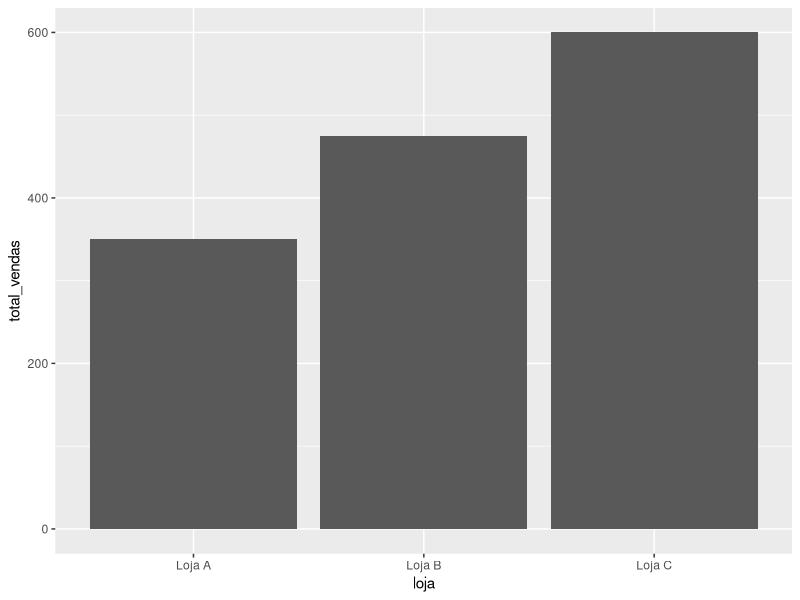
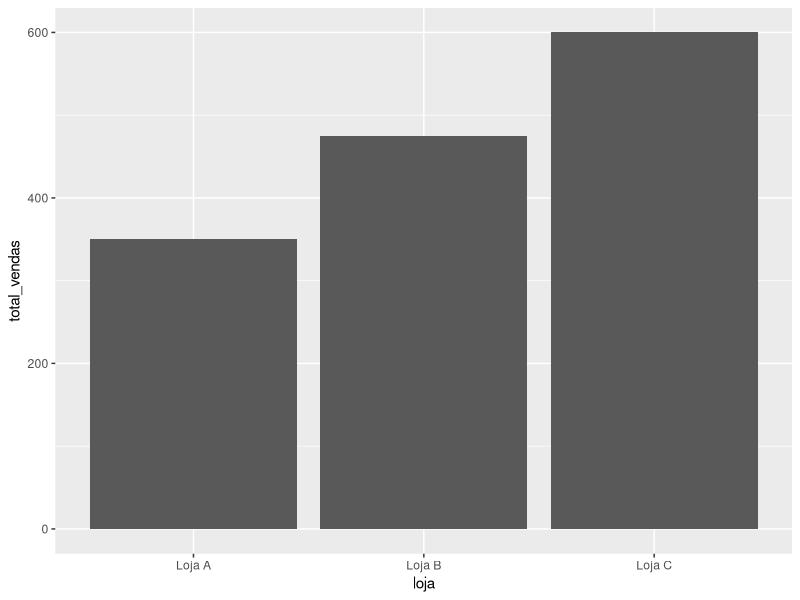
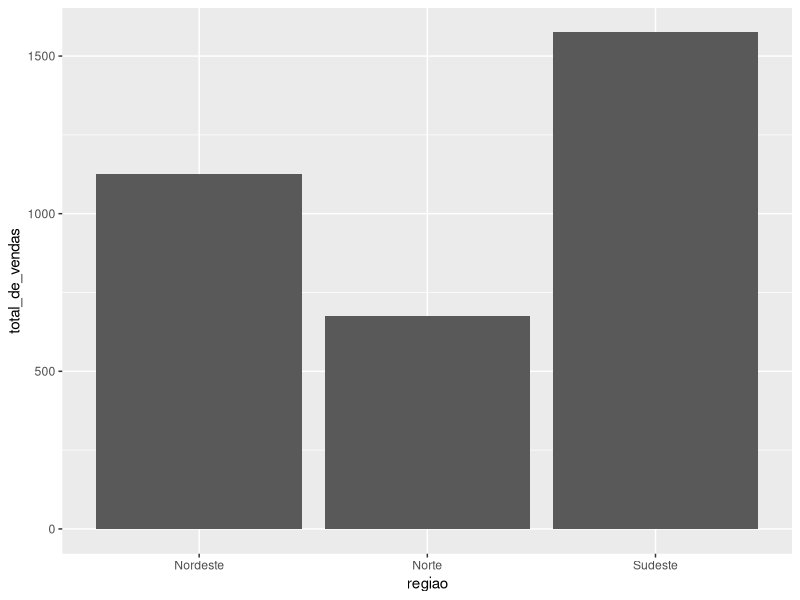

Here is the R script that generated these plots, in order:
# Remodelagem de Dados com tidyr

# Exercícios


# Configurando o diretório de trabalho
setwd("C:/Users/Julia/Desktop/CienciaDeDados/1.Big-Data-Analytics-com-R-e-Microsoft-Azure-Machine-Learning/7.Manipulacao-de-Dados-com-R")
getwd()



# Carregando os pacotes

library(dplyr)
library(tidyr)
library(stringr)  # necessario para usar a funcao mutate()

library(ggplot2)





# Exercício 1

# Considere o seguinte dataframe com informações sobre vendas de produtos em diferentes lojas:
  
set.seed(123)

vendas <- data.frame(
  loja = rep(LETTERS[1:4], each = 3),
  produto = rep(c("produto A", "produto B", "produto C"), 4),
  venda1 = round(runif(12, min = 10, max = 50)),
  venda2 = round(runif(12, min = 10, max = 50))
)
View(vendas)

# - Reorganize o dataframe para ter uma coluna para a loja, uma coluna para o produto,
#   uma coluna para o tipo de venda (venda1 ou venda2) e uma coluna para o valor da venda.

# - Crie um novo dataframe que apresente a média das vendas de cada produto em cada loja.

vendas_res <- 
  vendas %>% 
  gather(tipo_de_venda, valor_da_venda, c('venda1', 'venda2'))

View(vendas_res)


vendas_res2 <- 
  vendas_res %>% 
  group_by(loja, produto) %>% 
  summarise(media_produto = mean(valor_da_venda))

View(vendas_res2)






# Exercício 2

# Considere o seguinte dataframe com informações sobre o desempenho de alunos em diferentes disciplinas:
  
set.seed(456)

desempenho <- data.frame(
  aluno = paste0("aluno", 1:8),
  matematica_av1 = round(runif(8, min = 0, max = 10), 1),
  matematica_av2 = round(runif(8, min = 0, max = 10), 1),
  portugues_av1 = round(runif(8, min = 0, max = 10), 1),
  portugues_av2 = round(runif(8, min = 0, max = 10), 1),
  historia_av1 = round(runif(8, min = 0, max = 10), 1),
  historia_av2 = round(runif(8, min = 0, max = 10), 1)
)
View(desempenho)

# - Remodele os dados de modo a ter uma coluna para a disciplina, uma coluna para o tipo de avaliação (av1 ou av2) 
#   e uma coluna para a nota.
# - Crie um novo dataframe que apresente a média de cada aluno por disciplina


# coluna para disciplina e coluna para nota

desempenho_res <- 
  desempenho %>% 
  gather(disciplina, nota, -aluno)

View(desempenho_res)

# coluna para o tipo de avaliação

desempenho_res <- 
  desempenho_res %>% 
  separate(col = disciplina, into = c('disciplina', 'tipo_de_avaliacao'), sep = "\\_")

View(desempenho_res)

# ordenando por aluno

desempenho_res <- 
  desempenho_res %>% 
  arrange(aluno)

View(desempenho_res)


# média de cada aluno por disciplina

desempenho_nota_media_por_materia_aluno <- 
  desempenho_res %>% 
  group_by(aluno, disciplina) %>% 
  summarise(nota_media = mean(nota))

View(desempenho_nota_media_por_materia_aluno)


# nota máxima e nota mínima de cada aluno

desempenho_nota_maior_e_menor <- 
  desempenho_res %>% 
  group_by(aluno) %>% 
  summarise(nota_max = max(nota),
            nota_min = min(nota))

View(desempenho_nota_maior_e_menor)


# nota média da disciplina

desempenho_media_materia <- 
  desempenho_res %>% 
  group_by(disciplina) %>% 
  summarise(media = mean(nota))

View(desempenho_media_materia)






# Exercício 3
  
#  Considere o seguinte dataframe com informações sobre vendas de uma loja:

set.seed(123)

loja <- data.frame(
  produto = c("produto1", "produto2", "produto3", "produto4"),
  vendas_semana_1 = round(runif(4, min = 0, max = 100), 2),
  vendas_semana_2 = round(runif(4, min = 0, max = 100), 2),
  vendas_semana_3 = round(runif(4, min = 0, max = 100), 2),
  vendas_semana_4 = round(runif(4, min = 0, max = 100), 2),
  vendas_semana_5 = round(runif(4, min = 0, max = 100), 2),
  vendas_semana_6 = round(runif(4, min = 0, max = 100), 2),
  vendas_semana_7 = round(runif(4, min = 0, max = 100), 2),
  vendas_semana_8 = round(runif(4, min = 0, max = 100), 2),
  vendas_semana_9 = round(runif(4, min = 0, max = 100), 2),
  vendas_semana_10 = round(runif(4, min = 0, max = 100), 2)
)
View(loja)

# - Remodele os dados de modo que tenhamos uma coluna para o produto, uma coluna para a semana e uma coluna para as vendas.

loja_res <- 
  loja %>% 
  gather(semana, valor_vendas, -produto)

View(loja_res)

loja_res2 <- 
  loja_res %>% 
  separate(col = semana, into = c('blabla', 'tipo_da_semana'), sep = 14)

loja_res2 <- subset(loja_res2, select = -blabla)

View(loja_res2)






# Exercício 4
  
#  Considere o seguinte dataframe com informações sobre produtos em estoque:
  
estoque <- data.frame(
  id_produto = c(1, 2, 3, 4, 5),
  nome_produto = c("produto1", "produto2", "produto3", "produto4", "produto5"),
  estoque_01_jan = c(50, 40, 60, 70, 80),
  estoque_01_fev = c(45, 35, 65, 75, 85),
  estoque_01_mar = c(30, 20, 70, 80, 90)
)
View(estoque)

# - Remodele os dados de modo que tenhamos uma coluna para o produto, uma coluna para a data e uma coluna para o estoque.

estoque_res <- 
  estoque %>% 
  gather(data, estoque, -id_produto, -nome_produto)

View(estoque_res)


# removendo o "estoque_" da coluna data

estoque_res2 <-
  estoque_res %>% 
  mutate(data = str_replace(data, "estoque_", ""))

estoque_res2 <-
  estoque_res2 %>% 
  mutate(data = str_replace(data, "_", " "))

View(estoque_res2)






# Exercício 5
  
#  Considere o seguinte dataframe com informações sobre pedidos de uma loja:
  
pedidos <- data.frame(
  id_pedido = c(1, 2, 3, 4, 5, 6, 7, 8, 9, 10, 11, 12),
  data_pedido = c("2021-01-01", "2021-02-02", "2021-02-15", "2021-03-03", "2021-03-20", "2021-01-01",
                  "2021-02-02", "2021-01-01", "2021-02-02", "2021-02-15", "2021-03-03", "2021-02-02"),
  valor_pedido = c(100, 200, 150, 300, 250, 100, 500, 100, 5000, 1000, 2000, 4000),
  status_pedido = c("entregue", "entregue", "cancelado", "entregue", "cancelado", "entregue",
                    "entregue", "cancelado", "entregue", "cancelado", "entregue", "cancelado")
)
View(pedidos)
pedidos

# - Remodele os dados de modo que tenhamos uma coluna para a data, uma coluna para o status do pedido e uma coluna para
#   o valor total dos pedidos para cada combinação de data e status.

pedidos_res <- 
  pedidos %>% 
  group_by(data_pedido, status_pedido) %>% 
  summarise(valor_total = sum(valor_pedido))

View(pedidos_res)






# Exercício 6

#  Considere o seguinte dataframe com informações sobre vendas de produtos em diferentes lojas:

vendas <- data.frame(
  loja = c("Loja A", "Loja B", "Loja C"),
  produto_1 = c(100, 150, 200),
  produto_2 = c(50, 75, 100),
  produto_3 = c(200, 250, 300)
)

View(vendas)

# a. Remodele os dados de modo que tenhamos uma coluna para o produto, uma coluna para a loja e uma coluna para a
#    quantidade vendida.

vendas_a <- 
  vendas %>% 
  gather(produto, qtd_vendida, -loja)

View(vendas_a)


# b. Crie uma nova coluna que contenha o total de vendas de cada loja.

total_vendas_por_loja <- 
  vendas_a %>% 
  group_by(loja) %>% 
  summarise(total_vendas = sum(qtd_vendida))

View(total_vendas_por_loja)
  

# c. Crie um gráfico de barras que mostre o total de vendas de cada loja.

ggplot(data = total_vendas_por_loja,
       aes(x = loja, y = total_vendas)) +
  geom_col()
  
ggplot(data = total_vendas_por_loja,
       aes(x = loja, y = total_vendas)) +
  geom_bar(stat = "identity")






# Exercício 8

#   Considere o seguinte dataframe com informações sobre vendas de produtos em diferentes regiões:
  
vendas <- data.frame(
  regiao = c("Norte", "Norte", "Nordeste", "Nordeste", "Sudeste", "Sudeste"),
  produto = c("produto_1", "produto_2", "produto_1", "produto_2", "produto_1", "produto_2"),
  janeiro = c(100, 50, 200, 100, 300, 150),
  fevereiro = c(150, 75, 250, 125, 350, 175),
  marco = c(200, 100, 300, 150, 400, 200)
)
View(vendas)

# a. Remodele os dados de modo que tenhamos uma coluna para o produto, uma coluna para a região, uma coluna para o mês
#    e uma coluna para a quantidade vendida.

vendas_a <- 
  vendas %>% 
  gather(mes, qtd_vendida, -regiao, -produto)

View(vendas_a)

# b. Crie uma nova coluna que contenha o total de vendas de cada produto em cada região.

vendas_qtd_vendida <- 
  vendas_a %>% 
  group_by(regiao) %>% 
  summarise(total_de_vendas = sum(qtd_vendida))

View(vendas_qtd_vendida)

# c. Crie um gráfico de barras que mostre o total de vendas de cada produto em cada região.

ggplot(data = vendas_qtd_vendida,
       aes(x = regiao,
           y = total_de_vendas)) +
  geom_bar(stat = 'identity')






# Exercício 9
  
#  Considere o seguinte dataframe com informações sobre pacientes em um hospital:

set.seed(123)

pacientes <- data.frame(
  id = 1:1000,
  idade = sample(18:90, 1000, replace = TRUE),
  sexo = sample(c("M", "F"), 1000, replace = TRUE),
  pressao_sanguinea = sample(90:180, 1000, replace = TRUE),
  diabetes = sample(c("Sim", "Não"), 1000, replace = TRUE),
  colesterol = sample(150:300, 1000, replace = TRUE),
  cancer = sample(c("Sim", "Não"), 1000, replace = TRUE),
  obesidade = sample(c("Sim", "Não"), 1000, replace = TRUE),
  fumante = sample(c("Sim", "Não"), 1000, replace = TRUE),
  internado = sample(c("Sim", "Não"), 1000, replace = TRUE)
)
View(pacientes)

# a) Crie uma nova coluna chamada idade_grupo que agrupa a idade dos pacientes em faixas etárias:
#
#    18-29, 30-39, 40-49, 50-59, 60-69, 70-79 e 80-90.


# utilizando função cut()

pacientes_a <- pacientes

pacientes_a$idade_grupo <- cut(pacientes_a$idade,
                               breaks = c(17, 29, 39, 49, 59, 69, 79, 90),
                               labels = c('18-29', '30-39', '40-49', '50-59', '60-69', '70-79', '80-90'))
View(pacientes_a)


# utilizando mutate() e case_when() do pacote dplyr

pacientes_a2 <- pacientes

pacientes_a2 <- pacientes_a2 %>%
  mutate(idade_grupo = case_when(
    idade >= 18 & idade <= 29 ~ "18-29",
    idade >= 30 & idade <= 39 ~ "30-39",
    idade >= 40 & idade <= 49 ~ "40-49",
    idade >= 50 & idade <= 59 ~ "50-59",
    idade >= 60 & idade <= 69 ~ "60-69",
    idade >= 70 & idade <= 79 ~ "70-79",
    idade >= 80 & idade <= 90 ~ "80-90",
    TRUE ~ NA_character_                      # se nenhuma das faixas etárias especificadas na função for atendida, o valor "NA" será atribuído à nova coluna "idade_grupo".
  ))

View(pacientes_a2)


# b) Crie um novo dataframe chamado pacientes_fumantes que contenha apenas as informações dos pacientes que são fumantes.

pacientes_fumantes <- 
  pacientes %>% 
  filter(fumante == "Sim")

View(pacientes_fumantes)


# c) Crie um novo dataframe chamado pacientes_internados que contenha apenas as informações dos pacientes que foram
#    internados.

pacientes_internados <- 
  pacientes %>% 
  filter(internado == "Sim")

View(pacientes_internados)






# Exercício 10
  
#  Considere o seguinte dataframe com informações sobre vendas de produtos em diferentes lojas:
  
vendas <- data.frame(
  loja = sample(c("Loja A", "Loja B", "Loja C", "Loja D"), 1000, replace = TRUE),
  produto = sample(c("produto_1", "produto_2", "produto_3"), 1000, replace = TRUE),
  quantidade = sample(1:100, 1000, replace = TRUE),
  preco_unitario = sample(1:50, 1000, replace = TRUE)
)
View(vendas)

# a) Crie uma nova coluna chamada receita que calcule a receita de cada venda.


# b) Crie um novo dataframe chamado vendas_produto_1 que contenha apenas as informações das vendas do produto 1.


# c) Crie um novo dataframe chamado vendas_por_loja que contenha a quantidade de vendas e a receita total de cada loja.






# Exercício 11
  
#  Considere o seguinte dataframe com informações sobre despesas de um estabelecimento comercial:
  
despesas <- data.frame(
  data = seq(as.Date("2021-01-01"), by = "day", length.out = 1000),
  descricao = sample(c("Aluguel", "Água", "Luz", "Telefone", "Internet", "Material de escritório"), 1000, replace = TRUE),
  valor = sample(1:1000, 1000, replace = TRUE)
)
View(despesas)

# a) Crie uma nova coluna chamada mes que contenha o mês de cada despesa.


# b) Crie um novo dataframe chamado despesas_aluguel que contenha apenas as informações das despesas com aluguel.


# c) Crie um novo dataframe chamado














